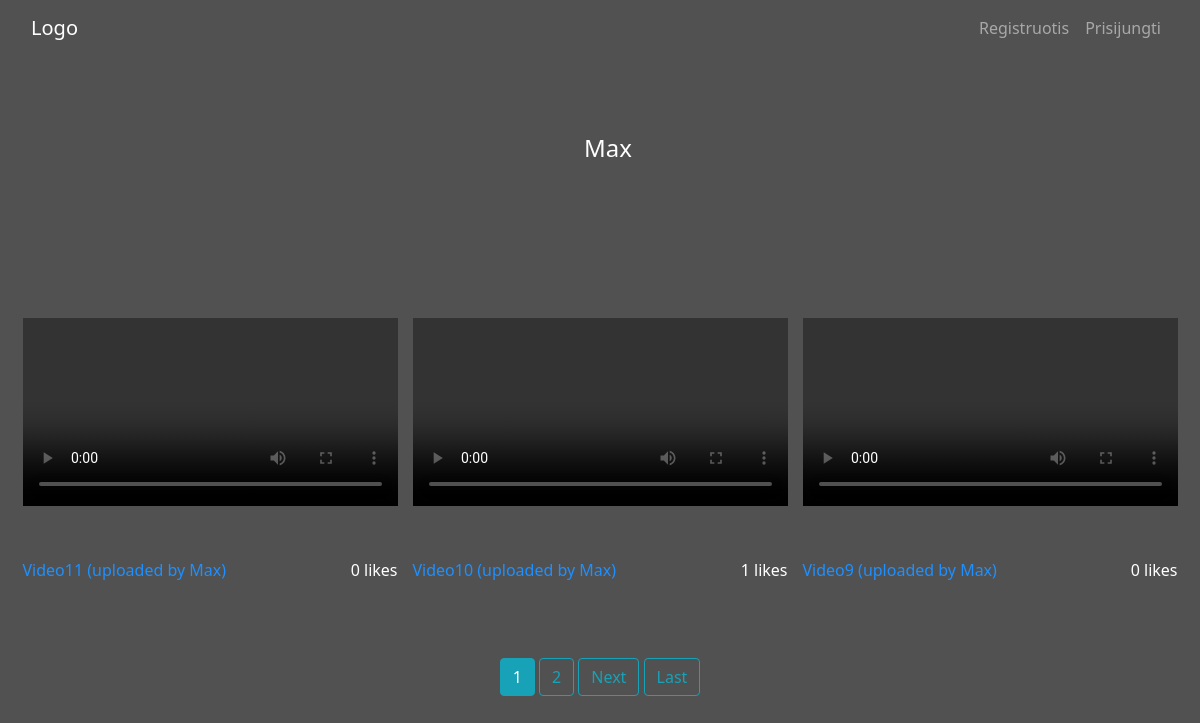
The app's page /profile/Max with its own data.
### web_app/models.py (models this page shows, shortened)
class Post(models.Model):
    user = models.ForeignKey(User, on_delete=models.PROTECT)
    title = models.CharField(max_length=150, blank=False)
    likes = models.PositiveIntegerField(default=0)
    video = models.FileField(upload_to="videos/", null=True)
    date_posted = models.DateTimeField(default=timezone.now)
    liked = models.ManyToManyField(User, default=None, blank=True, related_name="liked")

### users/views.py (the view)
class ProfilePostListView(ListView):
    model = Post  # same as queryset = Post.objects.all()
    template_name = "users/profile.html"
    context_object_name = "posts"
    paginate_by = 3
    def get_queryset(self):
        user = get_object_or_404(User, username=self.kwargs.get("username"))
        return Post.objects.filter(user=user).order_by("-date_posted")
    def get_context_data(self, *args, **kwargs):
        user = get_object_or_404(User, username=self.kwargs.get("username"))
        context = super().get_context_data(*args, **kwargs)
        context.update({"user": user})
        return context

### users/templates/users/profile.html (shortened to what this page needs)
{% extends 'web_app/base.html' %}
{% load crispy_forms_tags %}
{% block content %}
<section class="main" style="margin-top: 0px;">
    <div class="container container-main">
        <div class="profile-pic">
            <h2 style="font-size: 24px;">{{ user.username }}</h2>
        </div>
        {% if posts %}
        <div class="profile-videos">
            {% for post in posts %}
            <div class="wrapper-main">
                <div class="video-main">
                    <video width='375' height="240" controls>
                        <source src='{{ post.video.url }}' type='video/mp4'>
                    </video>
                </div>
                <div class="text-main">
                    <a href="{% url 'post-detail' post.pk %}">
                        <p>{{ post.title }} (uploaded by {{ post.user }})</p>
                    </a>
                    <p>{{ post.likes }} likes</p>
                </div>
            </div>
            {% endfor %}
        </div>
        {% else %}
        <div class="profile-videos-none">
            <h1>Šis vartotojas dar neįkėlė videoįrašų.</h1>
        </div>
        {% endif %}
        {% include 'web_app/pages.html' %}
    </div>
</section>
{% endblock content %}

### web_app/static/web_app/main.css (style rules this page uses)
html, body { font-family: 'Segoe UI', Tahoma, Geneva, Verdana, sans-serif; min-height: 100vh; }
a { text-decoration: none; color: dodgerblue; }
.main { margin-top: 56px; }
.container-main { max-width: 1440px; background-color: #515151; min-height: 100vh; }
h1, h2, h3, h5 { color: white; }
.profile-pic { text-align: center; padding-top: 134px; display: flex; align-items: center; justify-content: center; }
.profile-videos { padding-top: 147px; display: flex; flex-wrap: wrap; }
.wrapper-main { display: flex; flex-direction: column; width: 375px; height: 270px; margin: 0px auto 70px auto; }
.video-main { height: 240px; }
.text-main { display: flex; justify-content: space-between; align-items: baseline; height: 30px; color: white; }
video { max-width: 100%; height: auto; }

### records on screen
Post: title "Video11", user "Max", likes "0"
Post: title "Video10", user "Max", likes "1"
Post: title "Video9", user "Max", likes "0"

### other values on screen
{{ user.username }} "Max"
{{ num }} "1"
{{ num }} "2"
